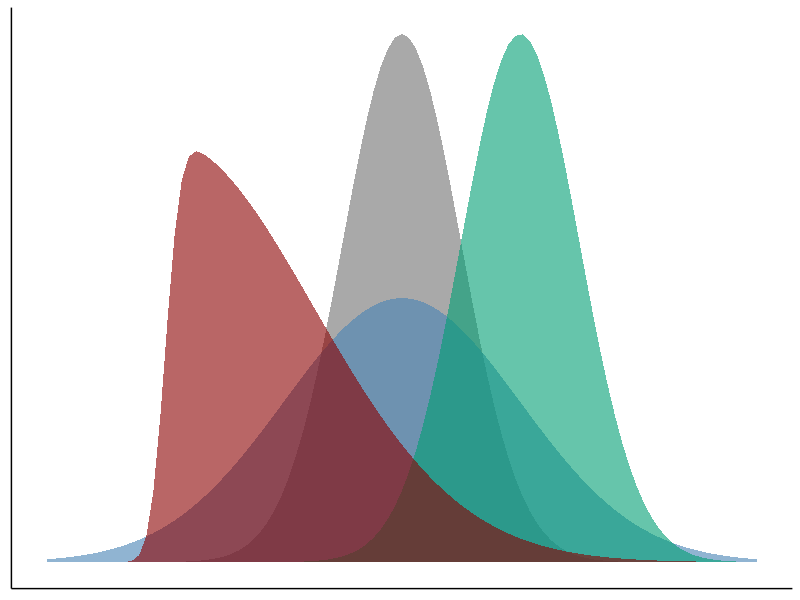

Write R code to recreate this figure. (Note: this script raises an error after producing the figure.)
## ---- chunk 1
#| label: descr-pkg
#| echo: true
#| output-location: column
descrPkg <- c("merTools",
              "sn",
              "knitr",
              "flextable",
              "psych",
              "ggplot2")
## ---- chunk 2
#| label: descr-install
#| echo: true
#| results: hide
lapply(descrPkg,
        function(x) 
          if(!x %in% rownames(installed.packages())) {
            install.packages(x)
            }
          )

## ---- chunk 3
#| label: load-descr-pkg
#| echo: true
#| output-location: column
library(ggplot2)
library(flextable)
## ---- chunk 4
#| label: write-pkgs
#| code-fold: true
#| code-summary: "Show/hide fenced code"
#| echo: fenced
#| output-location: fragment
#| output: asis

for (i in 1:length(descrPkg)) {
  
  cat(paste0(i, ". ",
             descrPkg[i],
             " [", "v", utils::packageVersion(descrPkg[i]),", @R-", descrPkg[i],
             "]\n"))
}
    

## ---- chunk 5
#| label: norm-dis
#| fig-height: 6
#| echo: false
ggplot(data.frame(x = c(-3, 3)), aes(x)) +
  stat_function(fun = dnorm,
                geom = "area",
                fill = "darkgrey",
                alpha = 1,
                args = list(mean = 0, sd = .5)) +
  stat_function(fun = dnorm,
                geom = "area",
                fill = "steelblue",
                alpha = .6,
                args = list(mean = 0, sd = 1)) +
  stat_function(fun = dnorm,
                geom = "area",
                fill = "#009E73",
                alpha = .6,
                args = list(mean = 1, sd = .5)) +
  stat_function(fun = sn::dsn,
                geom = "area",
                fill = "darkred",
                alpha = .6,
                args = list(xi = -2, omega = 1.25, alpha = 12)) +
  scale_x_continuous(breaks = seq(-3, 3, by = 1),
                     limits = c(-3, 3)) +
  theme_classic() +
  theme(axis.title=element_blank(),
        axis.text=element_blank(),
        axis.ticks=element_blank())
  

## ---- chunk 6
#| label: exVec
#| code-line-numbers: false
#| echo: true
exVec <- c(1, 2, 5, 3, 8)
## ---- chunk 7
#| label: mean-r1
#| echo: true
#| output-location: column-fragment
#| code-line-numbers: false
mean(exVec)
## ---- chunk 8
#| label: mean-r2
#| echo: true
#| output-location: fragment
#| code-line-numbers: false
exVec2 <- c(1, 2, 5, 3, 8, NA)
mean(exVec2)
## ---- chunk 9
#| label: mean-r3
#| echo: true
#| output-location: fragment
#| code-line-numbers: false
mean(exVec2, na.rm = T)
## ---- chunk 10
#| label: med-r
#| echo: true
#| output-location: column-fragment
#| code-line-numbers: false
median(exVec)
## ---- chunk 11
#| label: var-r
#| echo: true
#| output-location: column-fragment 
#| code-line-numbers: false
var(exVec)
## ---- chunk 12
#| label: sd-r
#| echo: true
#| output-location: column-fragment
#| code-line-numbers: false
sd(exVec)
## ---- chunk 13
#| label: range-r-1
#| echo: true
#| output-location: column-fragment
#| code-line-numbers: false
range(exVec)
## ---- chunk 14
#| label: range-r-2
#| echo: true
#| output-location: column
#| code-line-numbers: false
min(exVec)
## ---- chunk 15
#| label: range-r-3
#| echo: true
#| output-location: column
#| code-line-numbers: false
max(exVec)
## ---- chunk 16
#| label: range-r-4
#| echo: true
#| output-location: column
#| code-line-numbers: false
max(exVec)-min(exVec)
## ---- chunk 17
#| label: dat-notrun
#| echo: true
#| eval: true
#| code-line-numbers: false
#| output-location: column
dat <- merTools::hsb
## ---- chunk 18
#| label: state-var
#| echo: true
#| output-location: column
#| code-line-numbers: 2-5|7|8|9|10|11-16|17-18
# <0>
myVar <- c("Math achievement" = "mathach", # <1>
           "Gender" = "female", # <1> 
           "Socioeconomic status" = "ses", # <1>
           "Class size" = "size") # <1>

exDescr <- apply( # <2>
  X = dat[,myVar], # <3>
  MARGIN = 2, # <4>
  FUN = function(x) { # <5>
    ret <- c( # <6>
             mean(x, na.rm = T), # <6>
             sd(x, na.rm = T), # <6>
             min(x, na.rm = T), # <6>
             max(x, na.rm = T) # <6>
             ) # <6>
    return(ret) # <7>
    }) # <7>
## ---- chunk 19
#| label: print-descr-1
#| echo: true
#| output-location: column-fragment

exDescr |>
  print()
## ---- chunk 20
#| label: print-descr-2
#| echo: true
#| output-location: column
exDescr |>
  t() |>
  print()
## ---- chunk 21
#| label: demo-descr-tbl
#| echo: true
#| eval: true
#| code-line-numbers: 2|3-4|5|6|7|8-13|14-15|16-20|21-22
#| output-location: column
# <0>
exDescrTab <- exDescr |> #<1>
    t() |> #<2>
    as.data.frame() |> #<2>
    (\(d) cbind(names(myVar), d))() |>  #<3>
    flextable() |> #<4>
    theme_apa() |> #<5>
    set_header_labels( #<6>
      "names(myVar)" = "Variables", #<6>
      V1 = "Mean",  #<6>
      V2 = "SD", #<6>
      V3 = "Min", #<6>
      V4 = "Max") |> #<6>
    align(part = "body", align = "c") |> #<7>
    align(j = 1, part = "all", align = "l") |> #<7>
    add_footer_lines( #<8>
      as_paragraph(as_i("Note. "), #<8>
                   "This is a footnote.") #<8>
      ) |> #<8>
    align(align = "left", part = "footer") |> #<8>
    width(j = 1, width = 2, unit = "in") |> #<9>
    width(j = 2:5, width = 1, unit = "in")  #<9>
## ---- chunk 22
#| label: tbl-descr
#| tbl-cap: "Descriptive statistics"
#| tbl-colwidths: [40, 15, 15, 15, 15]
#| echo: true
#| code-annotations: false
#| eval: true
#| output-location: column-fragment
exDescrTab
## ---- chunk 23
#| label: tbl-descr-psych
#| tbl-cap: Descriptive statistics with the psych package
#| echo: true
#| output-location: default

dat |>
  subset(select = -c(1)) |>
  psych::describe(fast = TRUE) |>
  flextable() 
